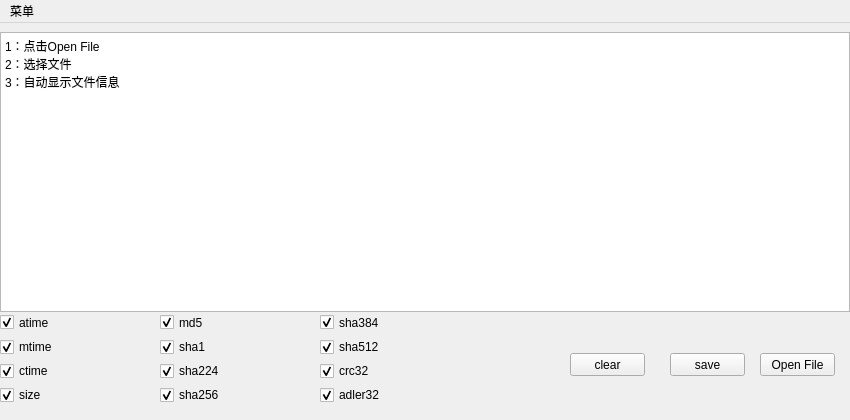
<?xml version="1.0" encoding="UTF-8"?>
<ui version="4.0">
 <class>MainWindow</class>
 <widget class="QMainWindow" name="MainWindow">
  <property name="geometry">
   <rect>
    <x>0</x>
    <y>0</y>
    <width>850</width>
    <height>420</height>
   </rect>
  </property>
  <property name="minimumSize">
   <size>
    <width>850</width>
    <height>420</height>
   </size>
  </property>
  <property name="maximumSize">
   <size>
    <width>850</width>
    <height>420</height>
   </size>
  </property>
  <property name="windowTitle">
   <string>文件校验和</string>
  </property>
  <widget class="QWidget" name="centralWidget">
   <widget class="QTextBrowser" name="textBrowser">
    <property name="geometry">
     <rect>
      <x>0</x>
      <y>9</y>
      <width>850</width>
      <height>280</height>
     </rect>
    </property>
    <property name="minimumSize">
     <size>
      <width>850</width>
      <height>280</height>
     </size>
    </property>
    <property name="maximumSize">
     <size>
      <width>850</width>
      <height>280</height>
     </size>
    </property>
    <property name="html">
     <string>&lt;!DOCTYPE HTML PUBLIC &quot;-//W3C//DTD HTML 4.0//EN&quot; &quot;http://www.w3.org/TR/REC-html40/strict.dtd&quot;&gt;
&lt;html&gt;&lt;head&gt;&lt;meta name=&quot;qrichtext&quot; content=&quot;1&quot; /&gt;&lt;style type=&quot;text/css&quot;&gt;
p, li { white-space: pre-wrap; }
&lt;/style&gt;&lt;/head&gt;&lt;body style=&quot; font-family:'SimSun'; font-size:9pt; font-weight:400; font-style:normal;&quot;&gt;
&lt;p style=&quot; margin-top:0px; margin-bottom:0px; margin-left:0px; margin-right:0px; -qt-block-indent:0; text-indent:0px;&quot;&gt;1：点击Open File&lt;/p&gt;
&lt;p style=&quot; margin-top:0px; margin-bottom:0px; margin-left:0px; margin-right:0px; -qt-block-indent:0; text-indent:0px;&quot;&gt;2：选择文件&lt;/p&gt;
&lt;p style=&quot; margin-top:0px; margin-bottom:0px; margin-left:0px; margin-right:0px; -qt-block-indent:0; text-indent:0px;&quot;&gt;3：自动显示文件信息&lt;/p&gt;&lt;/body&gt;&lt;/html&gt;</string>
    </property>
   </widget>
   <widget class="QPushButton" name="pushButton_openfile">
    <property name="geometry">
     <rect>
      <x>760</x>
      <y>330</y>
      <width>75</width>
      <height>23</height>
     </rect>
    </property>
    <property name="text">
     <string>Open File</string>
    </property>
   </widget>
   <widget class="QPushButton" name="pushButton_clear">
    <property name="geometry">
     <rect>
      <x>570</x>
      <y>330</y>
      <width>75</width>
      <height>23</height>
     </rect>
    </property>
    <property name="text">
     <string>clear</string>
    </property>
   </widget>
   <widget class="QWidget" name="verticalLayoutWidget">
    <property name="geometry">
     <rect>
      <x>160</x>
      <y>290</y>
      <width>161</width>
      <height>91</height>
     </rect>
    </property>
    <layout class="QVBoxLayout" name="verticalLayout">
     <item>
      <widget class="QCheckBox" name="checkBox_md5">
       <property name="text">
        <string>md5</string>
       </property>
       <property name="checked">
        <bool>true</bool>
       </property>
      </widget>
     </item>
     <item>
      <widget class="QCheckBox" name="checkBox_sha1">
       <property name="text">
        <string>sha1</string>
       </property>
       <property name="checked">
        <bool>true</bool>
       </property>
      </widget>
     </item>
     <item>
      <widget class="QCheckBox" name="checkBox_sha224">
       <property name="text">
        <string>sha224</string>
       </property>
       <property name="checked">
        <bool>true</bool>
       </property>
      </widget>
     </item>
     <item>
      <widget class="QCheckBox" name="checkBox_sha256">
       <property name="text">
        <string>sha256</string>
       </property>
       <property name="checked">
        <bool>true</bool>
       </property>
      </widget>
     </item>
    </layout>
   </widget>
   <widget class="QWidget" name="verticalLayoutWidget_2">
    <property name="geometry">
     <rect>
      <x>0</x>
      <y>290</y>
      <width>160</width>
      <height>91</height>
     </rect>
    </property>
    <layout class="QVBoxLayout" name="verticalLayout_2">
     <item>
      <widget class="QCheckBox" name="checkBox_atime">
       <property name="enabled">
        <bool>true</bool>
       </property>
       <property name="text">
        <string>atime</string>
       </property>
       <property name="checked">
        <bool>true</bool>
       </property>
      </widget>
     </item>
     <item>
      <widget class="QCheckBox" name="checkBox_mtime">
       <property name="text">
        <string>mtime</string>
       </property>
       <property name="checked">
        <bool>true</bool>
       </property>
      </widget>
     </item>
     <item>
      <widget class="QCheckBox" name="checkBox_ctime">
       <property name="text">
        <string>ctime</string>
       </property>
       <property name="checked">
        <bool>true</bool>
       </property>
      </widget>
     </item>
     <item>
      <widget class="QCheckBox" name="checkBox_size">
       <property name="text">
        <string>size</string>
       </property>
       <property name="checked">
        <bool>true</bool>
       </property>
      </widget>
     </item>
    </layout>
   </widget>
   <widget class="QWidget" name="verticalLayoutWidget_3">
    <property name="geometry">
     <rect>
      <x>320</x>
      <y>290</y>
      <width>160</width>
      <height>91</height>
     </rect>
    </property>
    <layout class="QVBoxLayout" name="verticalLayout_3">
     <item>
      <widget class="QCheckBox" name="checkBox_sha384">
       <property name="text">
        <string>sha384</string>
       </property>
       <property name="checked">
        <bool>true</bool>
       </property>
      </widget>
     </item>
     <item>
      <widget class="QCheckBox" name="checkBox_sha512">
       <property name="text">
        <string>sha512</string>
       </property>
       <property name="checked">
        <bool>true</bool>
       </property>
      </widget>
     </item>
     <item>
      <widget class="QCheckBox" name="checkBox_crc32">
       <property name="text">
        <string>crc32</string>
       </property>
       <property name="checked">
        <bool>true</bool>
       </property>
      </widget>
     </item>
     <item>
      <widget class="QCheckBox" name="checkBox_adler32">
       <property name="text">
        <string>adler32</string>
       </property>
       <property name="checked">
        <bool>true</bool>
       </property>
      </widget>
     </item>
    </layout>
   </widget>
   <widget class="QPushButton" name="pushButton_save">
    <property name="geometry">
     <rect>
      <x>670</x>
      <y>330</y>
      <width>75</width>
      <height>23</height>
     </rect>
    </property>
    <property name="text">
     <string>save</string>
    </property>
   </widget>
  </widget>
  <widget class="QMenuBar" name="menuBar">
   <property name="geometry">
    <rect>
     <x>0</x>
     <y>0</y>
     <width>850</width>
     <height>23</height>
    </rect>
   </property>
   <widget class="QMenu" name="menu">
    <property name="title">
     <string>菜单</string>
    </property>
    <addaction name="action_openfile"/>
    <addaction name="action_save"/>
    <addaction name="action_close"/>
   </widget>
   <addaction name="menu"/>
  </widget>
  <action name="action_openfile">
   <property name="icon">
    <iconset resource="photoes.qrc">
     <normaloff>:/photo/open.png</normaloff>:/photo/open.png</iconset>
   </property>
   <property name="text">
    <string>打开文件</string>
   </property>
  </action>
  <action name="action_save">
   <property name="icon">
    <iconset resource="photoes.qrc">
     <normaloff>:/photo/save.png</normaloff>:/photo/save.png</iconset>
   </property>
   <property name="text">
    <string>保存记录</string>
   </property>
  </action>
  <action name="action_close">
   <property name="icon">
    <iconset resource="photoes.qrc">
     <normaloff>:/photo/close.png</normaloff>:/photo/close.png</iconset>
   </property>
   <property name="text">
    <string>关闭窗口</string>
   </property>
  </action>
 </widget>
 <resources>
  <include location="photoes.qrc"/>
 </resources>
 <connections/>
</ui>
